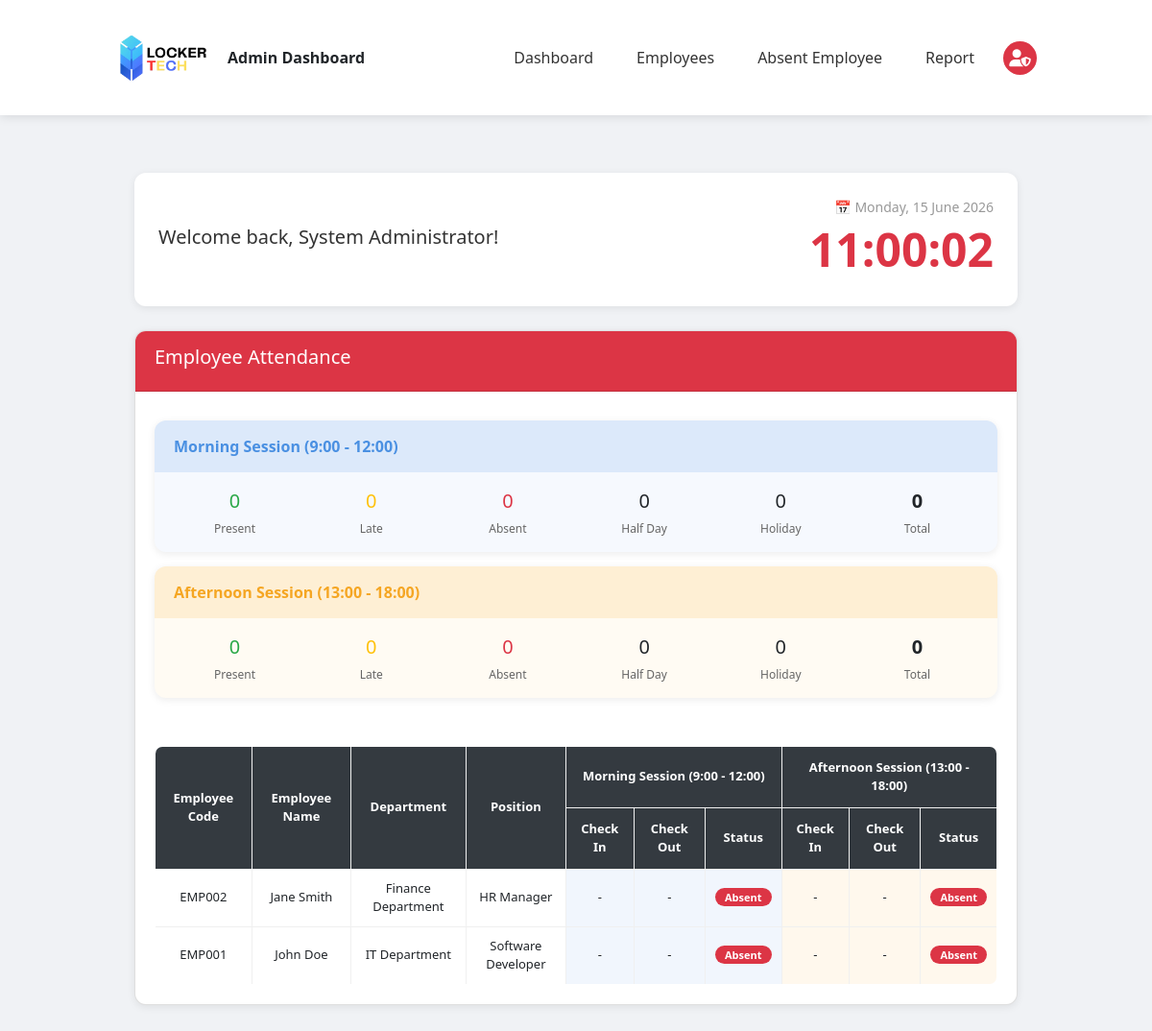
The app's page /TSE_PROJECT/Admin/dashboard_admin.php (signed in), older data.
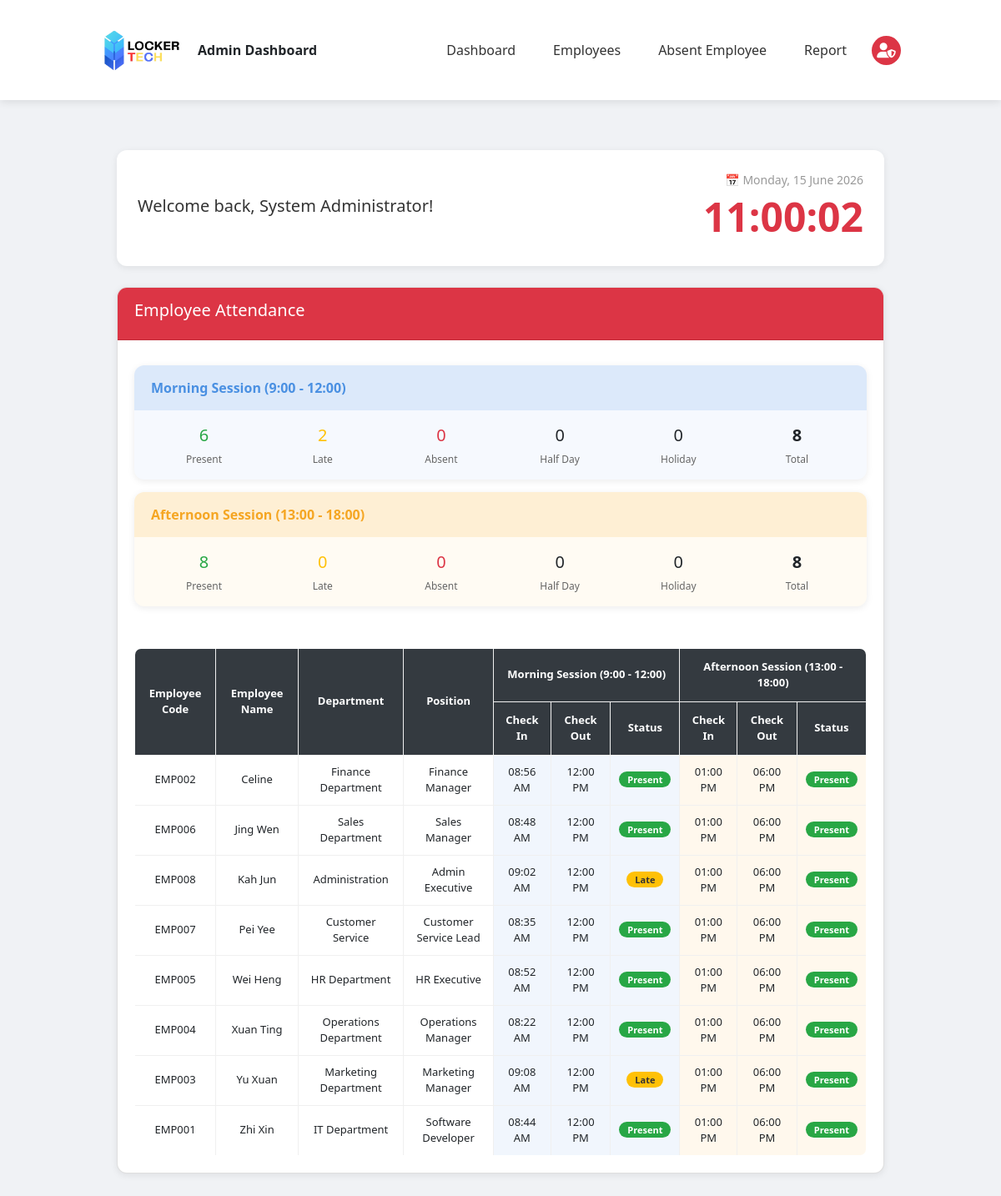
The same page, newer data.
### tables this page shows
CREATE TABLE `employees` (
  `employee_id` int(11) NOT NULL,
  `user_id` int(11) NOT NULL,
  `employee_code` varchar(50) NOT NULL,
  `department` varchar(100) NOT NULL,
  `position` varchar(100) NOT NULL,
  `employment_date` date NOT NULL,
  `contact_number` varchar(20) DEFAULT NULL,
  `address` text DEFAULT NULL,
  `qr_code` varchar(255) DEFAULT NULL
);

CREATE TABLE `users` (
  `user_id` int(11) NOT NULL,
  `email` varchar(100) NOT NULL,
  `password` varchar(255) NOT NULL,
  `name` varchar(100) NOT NULL,
  `role` enum('employee','admin') NOT NULL,
  `profile_picture` varchar(255) DEFAULT NULL,
  `status` enum('Active','Inactive') DEFAULT 'Active',
  `last_login` datetime DEFAULT NULL,
  `created_at` timestamp NOT NULL DEFAULT current_timestamp(),
  `updated_at` timestamp NOT NULL DEFAULT current_timestamp() ON UPDATE current_timestamp()
);

CREATE TABLE `attendance_records` (
  `record_id` varchar(50) NOT NULL,
  `employee_id` int(11) NOT NULL,
  `record_date` date NOT NULL,
  `session` enum('morning','afternoon') NOT NULL,
  `check_in_time` datetime DEFAULT NULL,
  `check_out_time` datetime DEFAULT NULL,
  `status` enum('present','late','absent','half_day','holiday','early_leave') DEFAULT 'absent',
  `late_minutes` int(11) DEFAULT 0,
  `working_hours` decimal(5,2) DEFAULT 0.00,
  `notes` text DEFAULT NULL,
  `created_at` timestamp NOT NULL DEFAULT current_timestamp(),
  `updated_at` timestamp NOT NULL DEFAULT current_timestamp() ON UPDATE current_timestamp()
);

### TSE_PROJECT/Admin/dashboard_admin.php (the view, shortened to what the rows shown need)
<?php
include '../db_connection.php';
include 'header_admin.php';
$today = date('Y-m-d');
$employee_query = "SELECT u.name, e.employee_id, e.employee_code, e.department, e.position,
                          m.check_in_time as morning_in, m.check_out_time as morning_out, m.status as morning_status,
                          a.check_in_time as afternoon_in, a.check_out_time as afternoon_out, a.status as afternoon_status
                   FROM employees e
                   JOIN users u ON e.user_id = u.user_id
                   LEFT JOIN attendance_records m ON e.employee_id = m.employee_id AND m.record_date = '$today' AND m.session = 'morning'
                   LEFT JOIN attendance_records a ON e.employee_id = a.employee_id AND a.record_date = '$today' AND a.session = 'afternoon'
                   WHERE u.role = 'employee'
                   ORDER BY u.name";
$employee_result = mysqli_query($conn, $employee_query);
function getStatusBadge($status) {
    switch($status) {
        case 'present':
            return ['class' => 'badge-success', 'text' => 'Present'];
        case 'late':
            return ['class' => 'badge-warning', 'text' => 'Late'];
        default:
            return ['class' => 'badge-danger', 'text' => 'Absent'];
    }
}
?>
<!DOCTYPE html>
<html lang="en">
<head>
    <link rel="stylesheet" href="dashboard_admin.css">
</head>
<body>
<div class="main-container">
    <div class="time-card">
        <div class="time-card-right">
            <h1 id="currentTime">--:--:--</h1>
        </div>
    </div>
    <div class="card">
        <div class="card-body">
            <div class="table-responsive">
                <table class="data-table">
                    <thead>
                        <tr>
                            <th rowspan="2">Employee Code</th>
                            <th rowspan="2">Employee Name</th>
                            <th rowspan="2">Department</th>
                            <th rowspan="2">Position</th>
                            <th colspan="3">Morning Session (9:00 - 12:00)</th>
                            <th colspan="3">Afternoon Session (13:00 - 18:00)</th>
                        </tr>
                        <tr>
                            <th class="morning-group">Check In</th>
                            <th class="morning-group">Check Out</th>
                            <th class="morning-group">Status</th>
                            <th class="afternoon-group">Check In</th>
                            <th class="afternoon-group">Check Out</th>
                            <th class="afternoon-group">Status</th>
                        </tr>
                    </thead>
                    <tbody>
                        <?php if(mysqli_num_rows($employee_result) > 0): ?>
                            <?php while($row = mysqli_fetch_assoc($employee_result)):
                                $morning_badge = getStatusBadge($row['morning_status']);
                                $afternoon_badge = getStatusBadge($row['afternoon_status']);
                            ?>
                            <tr>
                                <td><?php echo htmlspecialchars($row['employee_code']); ?></td>
                                <td><?php echo htmlspecialchars($row['name']); ?></td>
                                <td><?php echo htmlspecialchars($row['department']); ?></td>
                                <td><?php echo htmlspecialchars($row['position']); ?></td>
                                <td class="morning-data"><?php echo $row['morning_in'] ? date('h:i A', strtotime($row['morning_in'])) : '-'; ?></td>
                                <td class="morning-data"><?php echo $row['morning_out'] ? date('h:i A', strtotime($row['morning_out'])) : '-'; ?></td>
                                <td class="morning-data"><span class="badge <?php echo $morning_badge['class']; ?>"><?php echo $morning_badge['text']; ?></span></td>
                                <td class="afternoon-data"><?php echo $row['afternoon_in'] ? date('h:i A', strtotime($row['afternoon_in'])) : '-'; ?></td>
                                <td class="afternoon-data"><?php echo $row['afternoon_out'] ? date('h:i A', strtotime($row['afternoon_out'])) : '-'; ?></td>
                                <td class="afternoon-data"><span class="badge <?php echo $afternoon_badge['class']; ?>"><?php echo $afternoon_badge['text']; ?></span></td>
                            </tr>
                            <?php endwhile; ?>
                        <?php else: ?>
                            <tr>
                                <td colspan="10" class="text-center">No employees found</td
                            </tr>
                        <?php endif; ?>
                    </tbody>
                </table>
            </div>
        </div>
    </div>
</div>
</body>
</html>

Row changes from the older to the newer data that the page shows:
changed employees "EMP002": user.name "Jane Smith" → "Celine"; position "HR Manager" → "Finance Manager"; attendance_records.check_in_time (not shown) → "08:56 AM"; attendance_records.check_out_time (not shown) → "12:00 PM"; attendance_records.status "Absent" → "Present"; attendance_records.check_in_time (not shown) → "01:00 PM"; attendance_records.check_out_time (not shown) → "06:00 PM"; no longer shows "- - - -"
added employees: employee_code "EMP006", user.name "Jing Wen", department "Sales Department", position "Sales Manager", attendance_records.check_in_time "08:48 AM", attendance_records.check_out_time "12:00 PM", attendance_records.status "Present", attendance_records.check_in_time "01:00 PM", attendance_records.check_out_time "06:00 PM"
added employees: employee_code "EMP008", user.name "Kah Jun", department "Administration", position "Admin Executive", attendance_records.check_in_time "09:02 AM", attendance_records.check_out_time "12:00 PM", attendance_records.status "Late", attendance_records.check_in_time "01:00 PM", attendance_records.check_out_time "06:00 PM", attendance_records.status "Present"
added employees: employee_code "EMP007", user.name "Pei Yee", department "Customer Service", position "Customer Service Lead", attendance_records.check_in_time "08:35 AM", attendance_records.check_out_time "12:00 PM", attendance_records.status "Present", attendance_records.check_in_time "01:00 PM", attendance_records.check_out_time "06:00 PM"
added employees: employee_code "EMP005", user.name "Wei Heng", department "HR Department", position "HR Executive", attendance_records.check_in_time "08:52 AM", attendance_records.check_out_time "12:00 PM", attendance_records.status "Present", attendance_records.check_in_time "01:00 PM", attendance_records.check_out_time "06:00 PM"
added employees: employee_code "EMP004", user.name "Xuan Ting", department "Operations Department", position "Operations Manager", attendance_records.check_in_time "08:22 AM", attendance_records.check_out_time "12:00 PM", attendance_records.status "Present", attendance_records.check_in_time "01:00 PM", attendance_records.check_out_time "06:00 PM"
added employees: employee_code "EMP003", user.name "Yu Xuan", department "Marketing Department", position "Marketing Manager", attendance_records.check_in_time "09:08 AM", attendance_records.check_out_time "12:00 PM", attendance_records.status "Late", attendance_records.check_in_time "01:00 PM", attendance_records.check_out_time "06:00 PM", attendance_records.status "Present"
changed employees "EMP001": user.name "John Doe" → "Zhi Xin"; attendance_records.check_in_time (not shown) → "08:44 AM"; attendance_records.check_out_time (not shown) → "12:00 PM"; attendance_records.status "Absent" → "Present"; attendance_records.check_in_time (not shown) → "01:00 PM"; attendance_records.check_out_time (not shown) → "06:00 PM"; no longer shows "- - - -"
Text that changed along with them:
$morning_present: "0" → "6"
$morning_late: "0" → "2"
$afternoon_present: "0" → "8"
text no longer shown: "0 0"
text now shown: "8 8"
